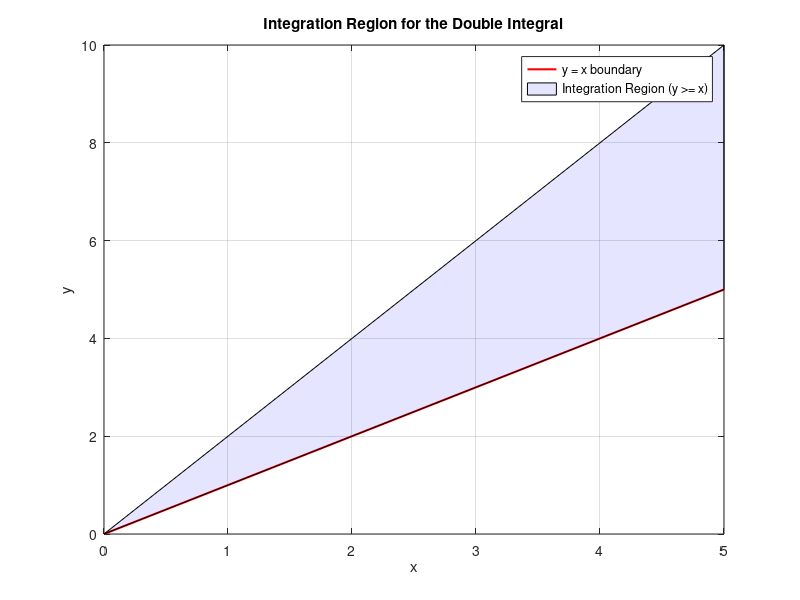

Recreate this plot in MATLAB.
integrand = @(x,y) exp(-y) ./ y;
result = integral2(integrand, 0, Inf, @(x) x, Inf);
fprintf('The value of the integral is: %.4f\n', result);
figure;
fplot(@(x) x, [0, 5], 'r', 'LineWidth', 1.5);
hold on;
fill([0, 5, 5], [0, 5, 10], 'b', 'FaceAlpha', 0.1);
xlabel('x');
ylabel('y');
title('Integration Region for the Double Integral');
xlim([0 5]);
ylim([0 10]);
legend('y = x boundary' , 'Integration Region (y >= x)');
grid on;
hold off;